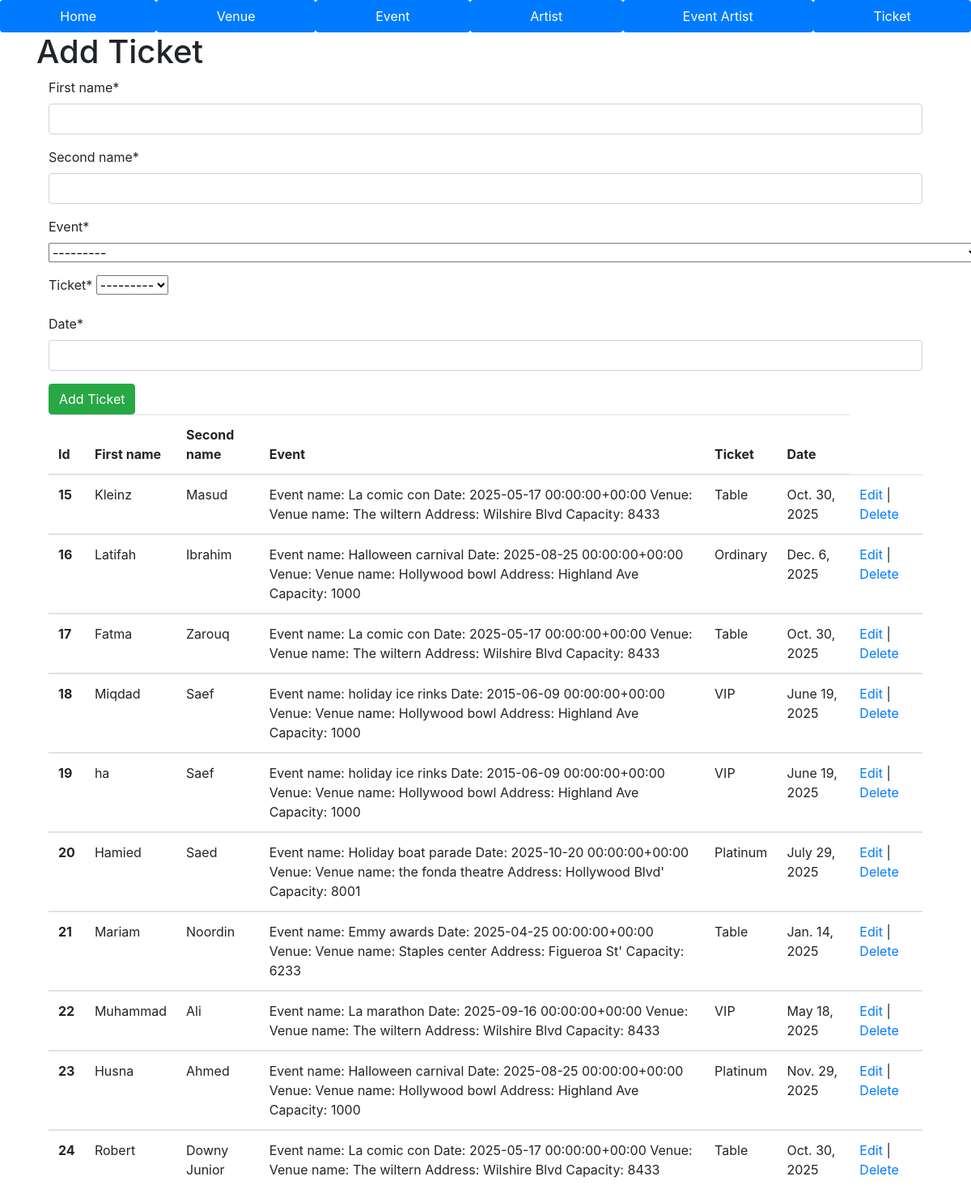
Screenshot of /add_ticket/ with the database file from the repository.
### ticketsystem/models.py (models this page shows)
class Event(models.Model):
    event_name = models.CharField(max_length=50)
    date = models.DateTimeField(auto_now=False)
    venue = models.ForeignKey(Venue, verbose_name=("Venue"), on_delete=models.CASCADE)
    def __str__(self):
        return f"Event name: {self.event_name}\n Date: {self.date}\n Venue: {self.venue}"

class Ticket(models.Model):
    TICKET_OPTIONS = [
        ("Table", "100K"),
        ("VIP", "50K"),
        ("Platinum", "25K"),
        ("Ordinary","10K")
    ]
    first_name = models.CharField(verbose_name=("First name"), max_length=50)
    second_name = models.CharField(verbose_name=("Second name"), max_length=50)
    event = models.ForeignKey(Event, verbose_name=("Event"), on_delete=models.CASCADE)
    ticket_type = models.CharField(verbose_name=("Ticket"), max_length=50, choices = TICKET_OPTIONS)
    date = models.DateField(auto_now=False)

class Venue(models.Model):
  venue_name = models.CharField(max_length=50)
  address = models.CharField(max_length=50)
  capacity = models.IntegerField()
  def __str__(self):
      return f"Venue name: {self.venue_name}\n Address: {self.address}\n Capacity: {self.capacity}"

### ticketsystem/views.py (the view)
# urls.py: path('add_ticket/', add_ticket_view, name='add_ticket_page'),
def add_ticket_view(request):
    message = ''
    if request.method == "POST":
        ticket_form = TicketForm(request.POST)
        if ticket_form.is_valid():
            ticket_form.save()
            message = "Ticket added successfully"
    else:
        ticket_form = TicketForm()
    tickets = Ticket.objects.all()
    context = {
        "form":ticket_form,
        "msg":message,
        "tickets":tickets
    }
    return render (request, "add_ticket.html", context)

### ticketsystem/forms.py
class TicketForm(ModelForm):
    class Meta:
        model = Ticket
        fields = '__all__'

### ticketsystem/templates/add_ticket.html (shortened to what this page needs)
{% extends "./master_page.html" %}
{% load crispy_forms_tags %}
{% block content %}
    <h1>Add Ticket</h1>
    <div class="container">
    <form method="POST">
        {{ form|crispy }}
        <button type="submit" class="btn btn-success">Add Ticket</button>
    </form>
    <table class="table">
        <thead>
            <tr>
            <th scope="col">Id</th>
            <th scope="col">First name</th>
            <th scope="col">Second name</th>
            <th scope="col">Event</th>
            <th scope="col">Ticket</th>
            <th scope="col">Date</th>
            </tr>
        </thead>
        {% for ticket in tickets %}
            <tbody class="table-group-divider">
                <tr>
                <th scope="row">{{ticket.id}}</th>
                <td>{{ticket.first_name}}</td>
                <td>{{ticket.second_name}}</td>
                <td>{{ticket.event}}</td>
                <td>{{ticket.ticket_type}}</td>
                <td>{{ticket.date}}</td>
                <td>
                    <a href="{% url "edit_ticket_page" ticket.id %}">Edit</a> |
                    <a href="{% url "delete_ticket_page" ticket.id %}"
                    onclick="return confirm ('Confirm delete 🙁!!!')">Delete</a>
                </td>
                </tr>
            </tbody>
        {% endfor %}
    </table>
    </div>
{% endblock content %}

### rows the page displays
Ticket: id "15", first_name "Kleinz", second_name "Masud", event "Event name: La comic con Date: 2025-05-17 00:00:00+00:00 Venue: Venue name: The wiltern Address: Wilshire Blvd Capacity: 8433", ticket_type "Table", date "Oct. 30, 2025"
Ticket: id "16", first_name "Latifah", second_name "Ibrahim", event "Event name: Halloween carnival Date: 2025-08-25 00:00:00+00:00 Venue: Venue name: Hollywood bowl Address: Highland Ave Capacity: 1000", ticket_type "Ordinary", date "Dec. 6, 2025"
Ticket: id "17", first_name "Fatma", second_name "Zarouq", event "Event name: La comic con Date: 2025-05-17 00:00:00+00:00 Venue: Venue name: The wiltern Address: Wilshire Blvd Capacity: 8433", ticket_type "Table", date "Oct. 30, 2025"
Ticket: id "18", first_name "Miqdad", second_name "Saef", event "Event name: holiday ice rinks Date: 2015-06-09 00:00:00+00:00 Venue: Venue name: Hollywood bowl Address: Highland Ave Capacity: 1000", ticket_type "VIP", date "June 19, 2025"
Ticket: id "19", first_name "ha", second_name "Saef", event "Event name: holiday ice rinks Date: 2015-06-09 00:00:00+00:00 Venue: Venue name: Hollywood bowl Address: Highland Ave Capacity: 1000", ticket_type "VIP", date "June 19, 2025"
Ticket: id "20", first_name "Hamied", second_name "Saed", event "Event name: Holiday boat parade Date: 2025-10-20 00:00:00+00:00 Venue: Venue name: the fonda theatre Address: Hollywood Blvd' Capacity: 8001", ticket_type "Platinum", date "July 29, 2025"
Ticket: id "21", first_name "Mariam", second_name "Noordin", event "Event name: Emmy awards Date: 2025-04-25 00:00:00+00:00 Venue: Venue name: Staples center Address: Figueroa St' Capacity: 6233", ticket_type "Table", date "Jan. 14, 2025"
Ticket: id "22", first_name "Muhammad", second_name "Ali", event "Event name: La marathon Date: 2025-09-16 00:00:00+00:00 Venue: Venue name: The wiltern Address: Wilshire Blvd Capacity: 8433", ticket_type "VIP", date "May 18, 2025"
Ticket: id "23", first_name "Husna", second_name "Ahmed", event "Event name: Halloween carnival Date: 2025-08-25 00:00:00+00:00 Venue: Venue name: Hollywood bowl Address: Highland Ave Capacity: 1000", ticket_type "Platinum", date "Nov. 29, 2025"
Ticket: id "24", first_name "Robert", second_name "Downy Junior", event "Event name: La comic con Date: 2025-05-17 00:00:00+00:00 Venue: Venue name: The wiltern Address: Wilshire Blvd Capacity: 8433", ticket_type "Table", date "Oct. 30, 2025"
